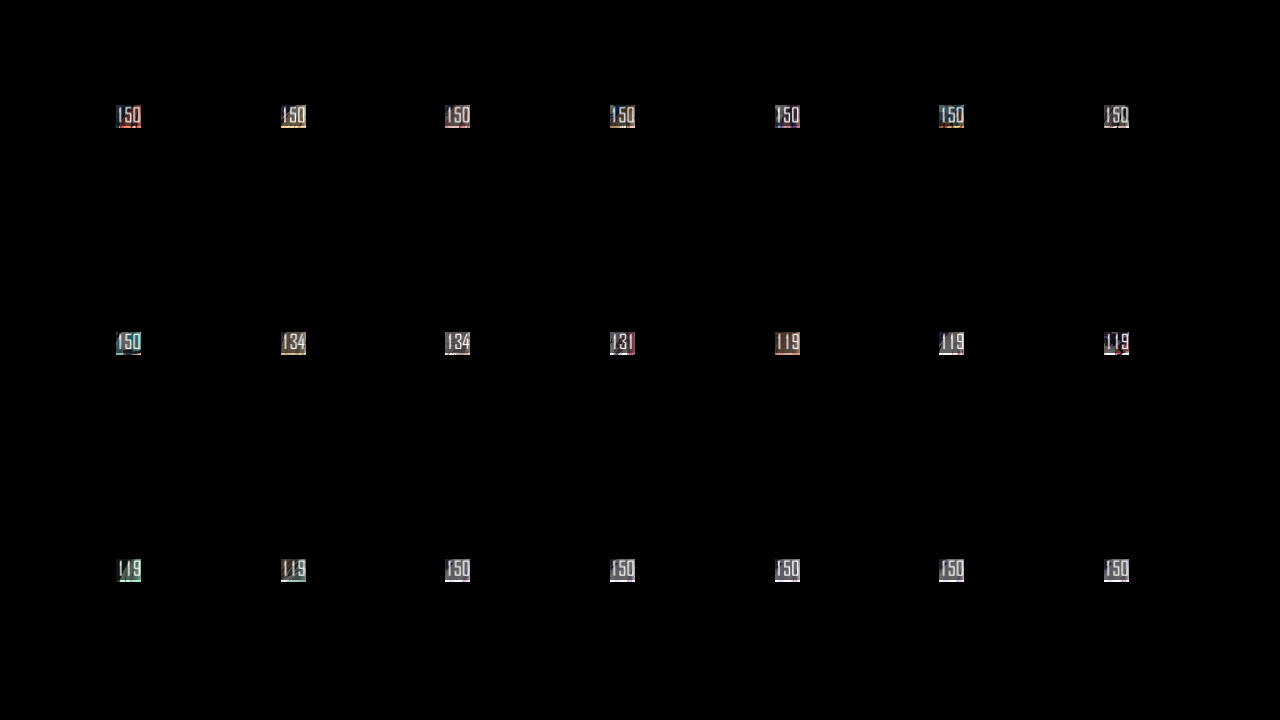
#> input picture tests/fixtures/fleet_emotion.png, 1280 x 720 px, found by its file name; its folder holds only this picture in this run
$ python -i utils.py   (imports and definitions only)
#> lines starting #> are read from the running program, lines starting #| are printed output that depends on the picture; after the words box and inside, x2 and y2 are one past the last pixel; in counts of white or black regions, pixels touching at a corner belong together
### module/logger.py
"""AzurPilot 日志（Logger）系统模块。

基于 Rich 库构建的多目标日志系统，支持控制台彩色输出、文件轮转记录
和 WebUI 流式渲染。全局 logger 实例（alas）被整个框架共享使用。

主要组件：
    - RichFileHandler: 文件日志处理器（基于 Rich 格式化）。
    - RichRenderableHandler: 将日志渲染为可渲染对象传递给回调，用于 WebUI 实时展示。
    - AsyncLogDispatcher: 把 WebUI 日志投递挪到独立线程，避免主线程被跨进程队列卡死。
    - RichTimedRotatingHandler: 按时间轮转的文件日志处理器，支持跨平台多进程。
    - HTMLConsole: 输出 HTML 格式的 Rich Console，用于 WebUI 渲染。
    - Highlighter: 自定义正则高亮器，高亮路径、URL、Python 布尔值/None 等。

提供的辅助函数：
    - hr(): 分节标题输出（支持 4 级标题）。
    - attr() / attr_align(): 属性对齐输出。
    - error_context() / exception_context(): 结构化错误信息输出。

全局 logger 实例通过 monkey-patch 方式扩展了上述方法，作为整个框架的
统一日志入口。
"""

import datetime
import io
import json
import logging
import multiprocessing
import os
import shutil
import sys
import tarfile
import threading
import time
import zipfile
from collections import deque
from logging.handlers import TimedRotatingFileHandler
from pathlib import Path
from typing import Callable, List

from rich.console import Console, ConsoleOptions, ConsoleRenderable, NewLine
from rich.highlighter import NullHighlighter, RegexHighlighter
from rich.logging import RichHandler
from rich.rule import Rule
from rich.style import Style
from rich.theme import Theme
from rich.traceback import Traceback

sys.stdout.reconfigure(encoding='utf-8')
sys.stderr.reconfigure(encoding='utf-8')


def empty_function(*args, **kwargs):
    pass


# cnocr 会在 cnocr.utils 中设置 root logger
# 删除 logging.basicConfig 以避免日志消息重复输出。
logging.basicConfig = empty_function
logging.raiseExceptions = True  # 设为 True 可在控制台看到编码错误

# 移除 HTTP 关键字（GET、POST 等）避免日志高亮误判
RichHandler.KEYWORDS = []


class RichFileHandler(RichHandler):
    # 重命名，用于区分文件日志处理器
    pass


class RichRenderableHandler(RichHandler):
    """将渲染对象传递给回调函数的日志处理器。"""

    def __init__(self, *args, func: Callable[[ConsoleRenderable], None] = None, **kwargs):
        super().__init__(*args, **kwargs)
        self._func = func

    # [44 lines left out: functions emit, handle, not called in this run]


class RichTimedRotatingHandler(TimedRotatingFileHandler):
    ZIPMAP = {
        "gzip": "gz",
        "gz" : "gz",
        "bz2" : "bz2",
        "xz": "xz",
        "zip": "zip",
    }
    # [183 lines left out: functions __init__, _read_file_logger_config, getFilesToDelete, doRollover, expire, not called in this run]

    def print(self, *objects: ConsoleRenderable, **kwargs) -> None:
        Console.print(self.console, *objects, **kwargs)

    # [7 lines left out: function emit, not called in this run]


class HTMLConsole(Console):
    """强制启用完整功能的控制台（用于 Web 输出）。

    注意：目前部分功能尚未生效。
    """

    # [11 lines left out: function options, not called in this run]


class Highlighter(RegexHighlighter):
    base_style = 'web.'
    highlights = [
        # (r'(?P<datetime>(\d{2}|\d{4})(?:\-)?([0]{1}\d{1}|[1]{1}[0-2]{1})'
        #  r'(?:\-)?([0-2]{1}\d{1}|[3]{1}[0-1]{1})(?:\s)?([0-1]{1}\d{1}|'
        #  r'[2]{1}[0-3]{1})(?::)?([0-5]{1}\d{1})(?::)?([0-5]{1}\d{1}).\d+\b)'),
        (r'(?P<time>([0-1]{1}\d{1}|[2]{1}[0-3]{1})(?::)?'
         r'([0-5]{1}\d{1})(?::)?([0-5]{1}\d{1})(.\d+\b))'),
        r"(?P<brace>[\{\[\(\)\]\}])",
        r"\b(?P<bool_true>True)\b|\b(?P<bool_false>False)\b|\b(?P<none>None)\b",
        r"(?P<path>(([A-Za-z]\:)|.)?\B([\/\\][\w\.\-\_\+]+)*[\/\\])(?P<filename>[\w\.\-\_\+]*)?",
        # r"(?<![\\\w])(?P<str>b?\'\'\'.*?(?<!\\)\'\'\'|b?\'.*?(?<!\\)\'|b?\"\"\".*?(?<!\\)\"\"\"|b?\".*?(?<!\\)\")",
    ]


WEB_THEME = Theme({
    "web.brace": Style(bold=True),
    "web.bool_true": Style(color="bright_green", italic=True),
    "web.bool_false": Style(color="bright_red", italic=True),
    "web.none": Style(color="magenta", italic=True),
    "web.path": Style(color="magenta"),
    "web.filename": Style(color="bright_magenta"),
    "web.str": Style(color="green", italic=False, bold=False),
    "web.time": Style(color="cyan"),
    "rule.text": Style(bold=True),
})

# 日志初始化
logger_debug = False
logger = logging.getLogger('alas')
logger.setLevel(logging.DEBUG if logger_debug else logging.INFO)
file_formatter = logging.Formatter(
    fmt='%(asctime)s.%(msecs)03d | %(levelname)s | %(message)s', datefmt='%Y-%m-%d %H:%M:%S')
console_formatter = logging.Formatter(
    fmt='%(asctime)s.%(msecs)03d │ %(message)s', datefmt='%Y-%m-%d %H:%M:%S')
web_formatter = logging.Formatter(
    fmt='%(asctime)s.%(msecs)03d │ %(message)s', datefmt='%H:%M:%S')

# [7 lines of commented-out code are left out]
stdout_console = console = Console()
console_hdlr = RichHandler(
    show_path=False,
    show_time=False,
    rich_tracebacks=True,
    tracebacks_show_locals=True,
    tracebacks_extra_lines=3,
)
console_hdlr.setFormatter(console_formatter)
logger.addHandler(console_hdlr)

# 确保运行在 AzurPilot 根目录下
os.chdir(os.path.join(os.path.dirname(__file__), '../'))

# 添加文件日志处理器
pyw_name = os.path.splitext(os.path.basename(sys.argv[0]))[0]


# [15 lines left out: function _set_file_logger, not called in this run]


# 只有这些入口脚本（sys.argv[0] 的文件名去掉扩展名）才允许在未显式指定名字时写
# 文件日志。其它启动方式（`python -c`、临时脚本、被包装器当成 argv[0] 传进来的
# 解释器名等）只输出到控制台，否则每换一种跑法就会在 log/ 里多出一族没人看的
# 孤儿日志（历史上的 `-c` / `python` / `meow` / `config` 就是这么来的）。
FILE_LOG_ENTRIES = ("gui", "alas", "mcp_server_sse")

# 这些多进程内部进程不写文件日志：Windows 下有 SyncManager-N / MainProcess /
# Process-N（含 SpawnProcess-N）。实例 worker 由调用方显式传实例名后再挂日志。
SKIP_PROCESS_NAMES = ("MainProcess", "Process-", "SyncManager-")


# [8 lines left out: function _close_rotating_handler, not called in this run]


def resolve_log_name(name=None, pname=None, argv0=None):
    """推断当前进程该用哪个名字写文件日志，返回 ``None`` 表示不写。

    判定顺序：

    1. ``name`` 非空（调用方显式给实例名）：直接采用，不受下面任何规则限制；
    2. ``pname == "gui"``：WebUI 服务跑在 ``Process(name="gui")`` 里，写 ``gui.txt``；
    3. Windows 的多进程内部进程：``SyncManager-N`` / ``Process-N``（含
       ``SpawnProcess-N``）一律不写；``MainProcess`` 只有本身是入口脚本时才写
       （``gui.py`` 的主进程只是拉起 WebUI 的监督进程，不写）；
    4. 其余按 ``sys.argv[0]`` 判定：只有 ``FILE_LOG_ENTRIES`` 里的入口才写。

    第 4 条是本轮修复的核心——``python -c``、临时脚本、``-m module.xxx``、
    被包装器当成脚本名的解释器名都不再落盘，避免 log/ 里堆积孤儿日志族。

    独立成纯函数是为了能单测命名规则，不用真的去读写 log 目录。
    """
    if name is not None:
        return name.split("_", 1)[0]
    if pname is None:
        pname = multiprocessing.current_process().name.replace(":", "_")
    if pname == "gui":
        return "gui"
    entry = os.path.splitext(os.path.basename(argv0 if argv0 is not None else sys.argv[0]))[0]
    if os.name == "nt" and any(p in pname for p in SKIP_PROCESS_NAMES):
        if pname == "MainProcess" and entry in FILE_LOG_ENTRIES and entry != "gui":
            return entry
        return None
    if entry in FILE_LOG_ENTRIES:
        return entry
    return None


def set_file_logger(name=None):
    """给当前进程挂上按天轮转的文件日志处理器。

    - ``name`` 省略：按入口脚本名（``sys.argv[0]``）推断，且只有 ``FILE_LOG_ENTRIES``
      中的入口才落盘；
    - ``name`` 显式传入（实例名，如 ``alas.py`` / ``process_manager.py`` 传 config_name）：
      总是落盘，并把启动时按入口名挂错的处理器换掉，保证实例日志落在
      ``log/{实例名}.txt``（WebUI 日志导出依赖该约定）。

    非标准启动一律不写文件日志——只输出到控制台，避免 log/ 里堆积孤儿日志族。
    """
    explicit = name is not None
    pname = multiprocessing.current_process().name.replace(":", "_")

    target = resolve_log_name(name=name, pname=pname)
    if target is None:
        return
    name = target

    if os.name != "nt":
        pname = name

    handlers = [h for h in logger.handlers if isinstance(h, RichTimedRotatingHandler)]
    if handlers:
        if not explicit or any(hdlr.pname == name for hdlr in handlers):
            # 每个进程在 AzurPilot 启动时只应调用一次
            return
        # 启动时按入口名挂了处理器（如 `python alas.py` 先挂到 alas.txt），
        # 这里换成实例名对应的日志文件，并释放旧句柄
        logger.handlers = [h for h in logger.handlers if not isinstance(
            h, (logging.FileHandler, RichTimedRotatingHandler, RichFileHandler))]
        for hdlr in handlers:
            _close_rotating_handler(hdlr)

    log_file = Path("./log").joinpath(f"{pname}.txt" if name == "gui" else f"{name}.txt")
    if any(p in log_file.name for p in SKIP_PROCESS_NAMES):
        return
    log_file.parent.mkdir(parents=True, exist_ok=True)

    hdlr = RichTimedRotatingHandler(
        pname=name,
        filename=str(log_file),
        when="midnight",
        interval=1,
        encoding="utf-8",
    )

    logger.addHandler(hdlr)
    logger.log_file = hdlr.log_file
    try:
        if log_file.exists():
            log_file.unlink()
    except Exception:
        pass

    _clean_orphan_logs()


# [26 lines left out: function _clean_orphan_logs, not called in this run]


class AsyncLogDispatcher:
    """把 WebUI 日志投递从主线程解耦（2026-10-14 主线程冻结事故的修复）。

    WebUI 的日志通道是 ``multiprocessing.Manager`` 的队列代理，``q.put`` 是
    同步跨进程调用且**没有超时**。Manager 侧响应变慢时，调用线程会被永久阻塞：
    2026-10-14 事故中 worker 主线程卡在 ``q.put`` 上 3 分钟，期间零日志、
    ``log/`` 与 ``config/`` 零文件写入、游戏停在主页，进程却仍然存活，
    无异常、无错误现场，极难定位。

    本类让主线程只做一次**纯内存入队**（不阻塞），真正的投递交给独立守护线程。
    投递线程即使被 Manager 卡死，也只影响 WebUI 的实时显示，不会冻结任务主线程；
    投递顺序与入队顺序一致，本地队列保证不丢日志。

    注意：进程被强制终止（taskkill）时，本地队列里尚未投递的少量日志会丢失——
    文件日志（``RichFileHandler``）仍由主线程同步写盘，持久记录不受影响。
    """

    #: 本地待投递队列上限。WebUI 长时间不可用时防止内存无界增长；
    #: 达到上限后丢弃最旧的一条并计数（正常场景远达不到）。
    DEFAULT_MAX_PENDING = 10000

    # [55 lines left out: functions __init__, dropped, submit, stop, _run, not called in this run]


#: 进程内唯一的日志投递器，供 set_func_logger 复用，避免重复起线程。
_log_dispatcher = None


# [59 lines left out: functions set_func_logger, _get_renderables, not called in this run]


def print(*objects: ConsoleRenderable, **kwargs):
    for hdlr in logger.handlers:
        if isinstance(hdlr, RichRenderableHandler):
            for renderable in _get_renderables(hdlr.console, *objects, **kwargs):
                hdlr._func(renderable)
        elif isinstance(hdlr, RichHandler):
            hdlr.console.print(*objects)
        elif isinstance(hdlr, RichTimedRotatingHandler):
            hdlr.print(*objects, **kwargs)


def rule(title="", *, characters="─", style="rule.line", end="\n", align="center"):
    rule = Rule(title=title, characters=characters,
                style=style, end=end, align=align)
    print(rule)


def hr(title, level=3):
    title = str(title).upper()
    if level == 1:
        logger.rule(title, characters='═')
        logger.info(title)
    if level == 2:
        logger.rule(title, characters='─')
        logger.info(title)
    if level == 3:
        logger.info(f"[bold]<<< {title} >>>[/bold]", extra={"markup": True})
    if level == 0:
        logger.rule(characters='═')
        logger.rule(title, characters=' ')
        logger.rule(characters='═')


def attr(name, text):
    logger.info('[%s] %s' % (str(name), str(text)))


# [54 lines left out: functions attr_align, show, error_context, exception_context, not called in this run]


logger.error_context = error_context
logger.exception_context = exception_context
logger.hr = hr
logger.attr = attr
logger.attr_align = attr_align
logger.set_file_logger = set_file_logger
logger.set_func_logger = set_func_logger
logger.rule = rule
logger.print = print
logger.log_file: str
# 属性必须始终存在：set_file_logger 在「已有同名处理器」或 SKIP_PROCESS_NAMES 时会提前
# return，此时 log_file 不会被赋值，而 mind_scan 等调用方靠 `logger.log_file or 回退路径` 兜底。
logger.log_file = None

logger.set_file_logger()
logger.hr('启动', level=0)

### module/base/utils.py
"""基础工具函数模块。

提供图像处理（裁剪、颜色比较、模板匹配阈值调整）、随机坐标生成、
图像加载与服务器回退、字母提取等底层工具函数。
"""

import os
import random
import re

import cv2
import numpy as np
from PIL import Image

from module.logger import logger

REGEX_NODE = re.compile(r'(-?[A-Za-z]+)(-?\d+)')
TEMPLATE_MATCH_NON_NATIVE_720P = False
TEMPLATE_MATCH_NON_NATIVE_720P_THRESHOLD = 0.75
TEMPLATE_MATCH_NON_NATIVE_720P_RESOLUTION = (1280, 720)


# [717 lines left out: functions set_template_match_non_native_720p, lower_template_match_similarity, random_normal_distribution_int, random_rectangle_point, random_rectangle_vector, random_rectangle_vector_opted and 27 more, not called in this run]


def image_channel(image):
    """获取图像的通道数。

    Args:
        image (np.ndarray): 图像数组。

    Returns:
        int: 0 表示灰度图，3 表示 RGB 图像。
    """
    return image.shape[2] if len(image.shape) == 3 else 0


# [114 lines left out: functions image_size, image_paste, rgb2gray, rgb2hsv, rgb2yuv, rgb2luma and 1 more, not called in this run]


class ImageNotSupported(Exception):
    """当无法对图像执行计算操作时抛出此异常。"""
    pass


def get_bbox(image, threshold=0):
    """
    获取图像内容的外接边界框。
    pillow getbbox() 的 opencv 实现。

    Args:
        image (np.ndarray): 图像数组。
        threshold (int): 颜色阈值。
            color > threshold 视为内容，color <= threshold 视为背景。

    Returns:
        tuple[int, int, int, int]: 边界框区域 (x1, y1, x2, y2)。

    Raises:
        ImageNotSupported: 获取边界框失败时抛出。
    """
#> called with threshold = 0
    channel = image_channel(image)
#> channel = 3
    # 转换为灰度图
    if channel == 3:
        # RGB
        mask = cv2.cvtColor(image, cv2.COLOR_RGB2GRAY)
        cv2.threshold(mask, threshold, 255, cv2.THRESH_BINARY, dst=mask)
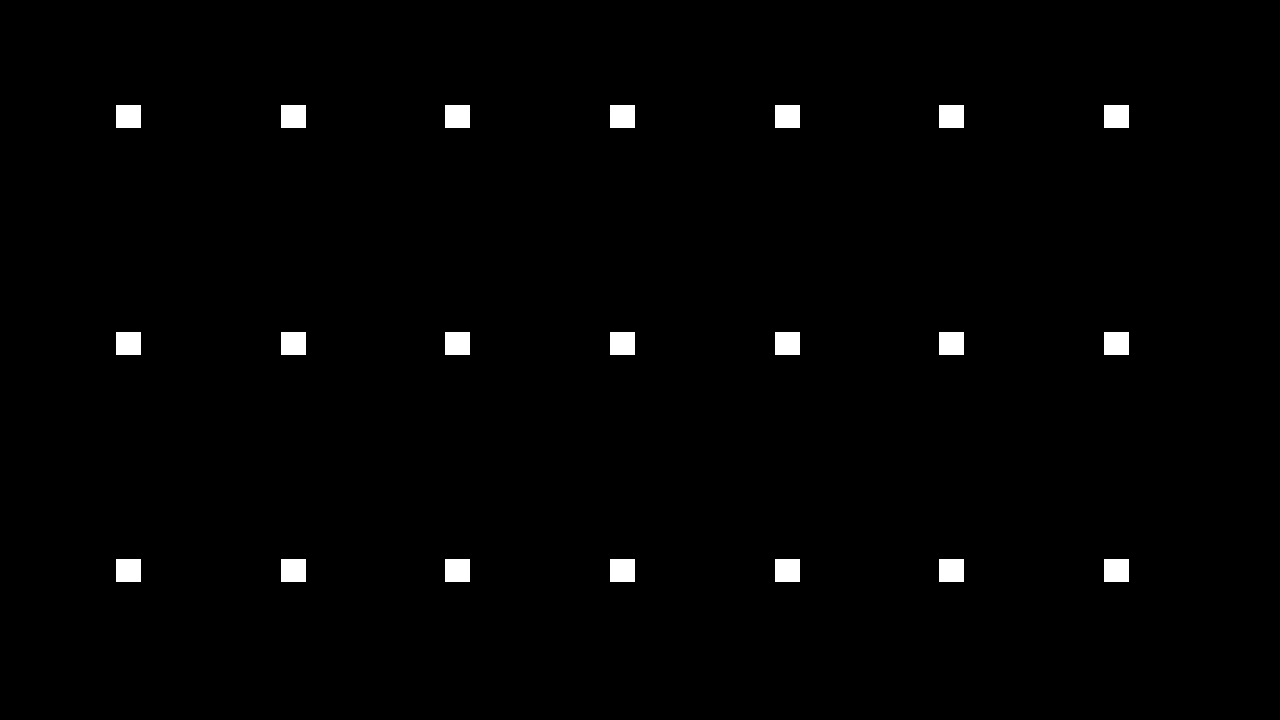
#> mask: shape (720, 1280); 1.3% white; 21 white regions
    elif channel == 0:
        # 灰度图
        _, mask = cv2.threshold(image, threshold, 255, cv2.THRESH_BINARY)
    elif channel == 4:
        # RGBA
        mask = cv2.cvtColor(image, cv2.COLOR_RGBA2GRAY)
        cv2.threshold(mask, threshold, 255, cv2.THRESH_BINARY, dst=mask)
    else:
        raise ImageNotSupported(f'shape={image.shape}')

    # 查找边界框
    contours, _ = cv2.findContours(mask, cv2.RETR_EXTERNAL, cv2.CHAIN_APPROX_SIMPLE)
#> contours = 21 contours; largest, box (x1, y1, x2, y2) and area: (1104, 559, 1129, 582) 528, (939, 559, 964, 582) 528, (775, 559, 800, 582) 528, (610, 559, 635, 582) 528, (445, 559, 470, 582) 528
    min_y, min_x = mask.shape
    max_x = 0
    max_y = 0
    # 全黑图像
    if not contours:
        raise ImageNotSupported(f'Cannot get bbox from a pure black image')
    for contour in contours:
        # x, y, w, h
        x1, y1, x2, y2 = cv2.boundingRect(contour)
        x2 += x1
        y2 += y1
        if x1 < min_x:
            min_x = x1
        if y1 < min_y:
            min_y = y1
        if x2 > max_x:
            max_x = x2
        if y2 > max_y:
            max_y = y2
#> this loop made 21 passes
#> (contour, x1, y1, x2, y2, min_x, min_y, max_x) on pass 1: ([[1104, 559], [1104, 581], [1128, 581], [1128, 559]], 1104, 559, 1129, 582, 1104, 559, 1129)
#> after the loop, max_x = 1129; max_y = 582; min_x = 116; min_y = 105
    if min_x < max_x and min_y < max_y:
        return min_x, min_y, max_x, max_y
    else:
        # 正常情况下不应出现
        raise ImageNotSupported(f'Empty bbox {(min_x, min_y, max_x, max_y)}')


# [546 lines left out: functions get_bbox_reversed, color_similarity, color_similar, color_similar_1d, color_similarity_2d, color_mask and 8 more, not called in this run]

>>> import cv2
>>> picture = cv2.cvtColor(cv2.imread('../../tests/fixtures/fleet_emotion.png'), cv2.COLOR_BGR2RGB)
>>> result = get_bbox(picture)
#> result = (116, 105, 1129, 582)
